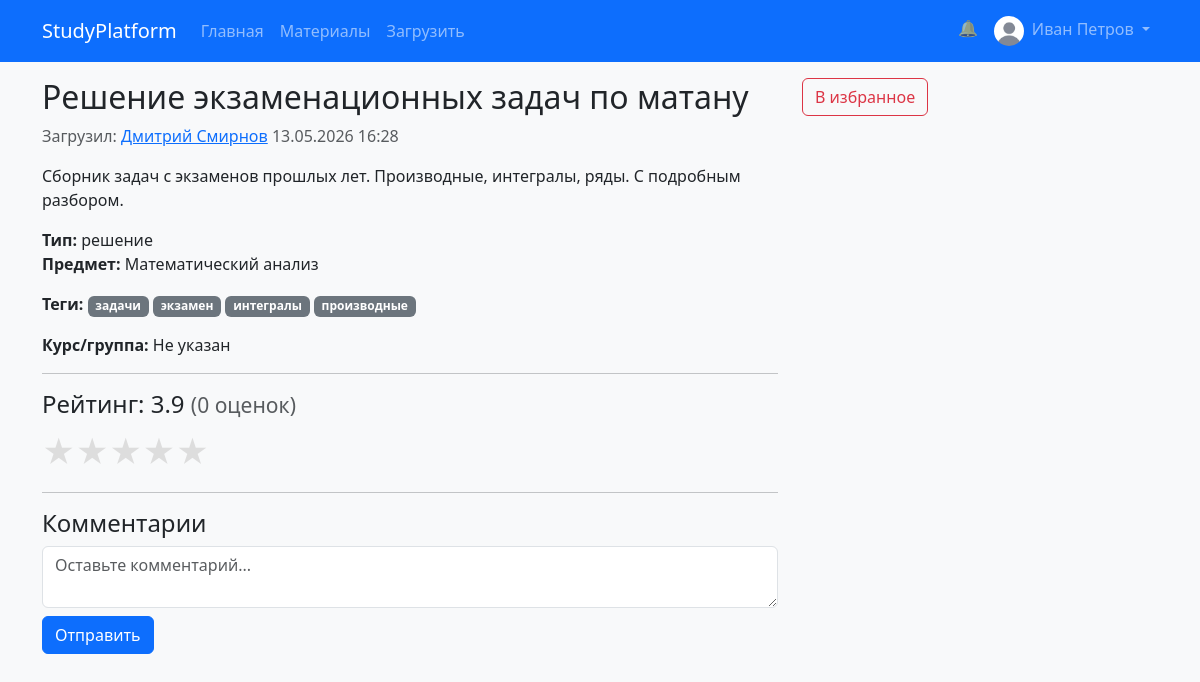
Before: /materials/10 (signed in) with the older database file.
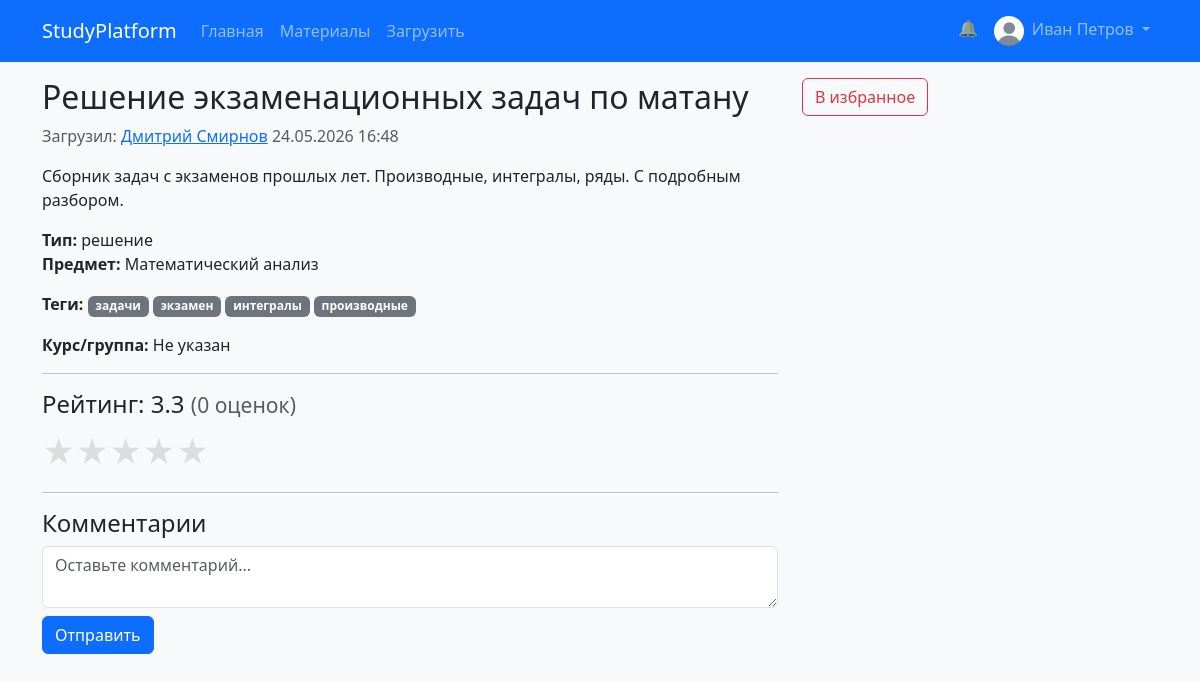
After: the same page with the newer database file.
### app/models.py (models this page shows, shortened)
class Material(db.Model):
    id = db.Column(db.Integer, primary_key=True)
    title = db.Column(db.String(200), nullable=False)
    description = db.Column(db.Text)
    type = db.Column(db.String(20))  # 'конспект', 'решение', 'видео', 'презентация'
    file_url = db.Column(db.String(300))  # ссылка или путь к файлу
    user_id = db.Column(db.Integer, db.ForeignKey('user.id'), nullable=False)
    subject_id = db.Column(db.Integer, db.ForeignKey('subject.id'))
    course_id = db.Column(db.Integer)  # или связь с курсом, пока просто число
    views = db.Column(db.Integer, default=0)
    downloads = db.Column(db.Integer, default=0)
    average_rating = db.Column(db.Float, default=0.0)
    created_at = db.Column(db.DateTime, default=datetime.utcnow)
    updated_at = db.Column(db.DateTime, default=datetime.utcnow, onupdate=datetime.utcnow)
    tags = db.relationship('Tag', secondary=material_tags, backref=db.backref('materials', lazy='dynamic'), lazy='dynamic')
    comments = db.relationship('Comment', backref='material', lazy='dynamic')
    ratings = db.relationship('Rating', backref='material', lazy='dynamic')
    favorites = db.relationship('Favorite', backref='material', lazy='dynamic')

### app/routes/materials.py (the view)
@materials_bp.route('/<int:id>')
def material_detail(id):
    material = Material.query.get_or_404(id)
    material.views += 1
    db.session.commit()
    user_rating = None
    if current_user.is_authenticated:
        rating_obj = Rating.query.filter_by(user_id=current_user.id, material_id=id).first()
        if rating_obj:
            user_rating = rating_obj.value
    return render_template('materials/material_detail.html', material=material, user_rating=user_rating)

### app/models.py (called while the page is built)
    def is_admin(self):
        return self.role == 'admin'

### app/templates/materials/material_detail.html (shortened to what this page needs)
{% extends 'base.html' %}
{% block content %}
<div class="row">
    <div class="col-md-8">
        <h2>{{ material.title }}</h2>
        <p class="text-muted">
            Загрузил: <a href="{{ url_for('profile.user_profile', id=material.author.id) }}">{{ material.author.full_name }}</a>
            {{ material.created_at.strftime('%d.%m.%Y %H:%M') }}
        </p>
        <p>{{ material.description }}</p>
        <p>
            <strong>Тип:</strong> {{ material.type }}<br>
            <strong>Предмет:</strong> {{ material.subject.name if material.subject else 'Не указан' }}<br>
            {% if material.tags.count() > 0 %}
            <p>
                <strong>Теги:</strong>
                {% for tag in material.tags %}
                    <a href="{{ url_for('materials.browse', tag=tag.name) }}" class="badge bg-secondary text-decoration-none">{{ tag.name }}</a>
                {% endfor %}
            </p>
            {% endif %}
            <strong>Курс/группа:</strong> {{ material.course_id or 'Не указан' }}
        </p>
        <hr>
        <h4>
            Рейтинг: {{ '%.1f' % material.average_rating }}
            <small class="text-muted">({{ material.ratings.count() }} оценок)</small>
        </h4>
        {% if current_user.is_authenticated and current_user.id != material.author.id %}
        <form method="POST" action="{{ url_for('materials.rate', material_id=material.id) }}" class="star-form">
            <div class="star-rating">
                {% for i in range(5, 0, -1) %}
                    <label for="star{{ i }}">★</label>
                {% endfor %}
            </div>
        </form>
        {% elif current_user.is_authenticated and current_user.id == material.author.id %}
        <p class="text-muted small">Вы не можете оценить свой материал</p>
        {% else %}
        <p><a href="{{ url_for('auth.login') }}">Войдите</a>, чтобы оценить</p>
        {% endif %}
        <hr>
        <h4>Комментарии</h4>
        {% if current_user.is_authenticated %}
        <form method="POST" action="{{ url_for('materials.add_comment', material_id=material.id) }}">
            <textarea name="text" class="form-control mb-2" rows="2" placeholder="Оставьте комментарий..." required></textarea>
            <button class="btn btn-primary">Отправить</button>
        </form>
        {% else %}
        <p><a href="{{ url_for('auth.login') }}">Войдите</a>, чтобы оставить комментарий.</p>
        {% endif %}
    </div>
    <div class="col-md-4">
        {% if current_user.is_authenticated %}
        <form method="POST" action="{{ url_for('materials.toggle_favorite', material_id=material.id) }}">
            {% set is_fav = material.favorites.filter_by(user_id=current_user.id).first() %}
            <button class="btn {% if is_fav %}btn-danger{% else %}btn-outline-danger{% endif %} btn-block">
                {% if is_fav %}Убрать из избранного{% else %}В избранное{% endif %}
            </button>
        </form>
        {% endif %}
    </div>
</div>
{% endblock %}

Changed rows visible on the page:
changed Material "Решение экзаменационных задач по матану": created_at "13.05.2026 16:28" → "24.05.2026 16:48"; average_rating "3.9" → "3.3"
